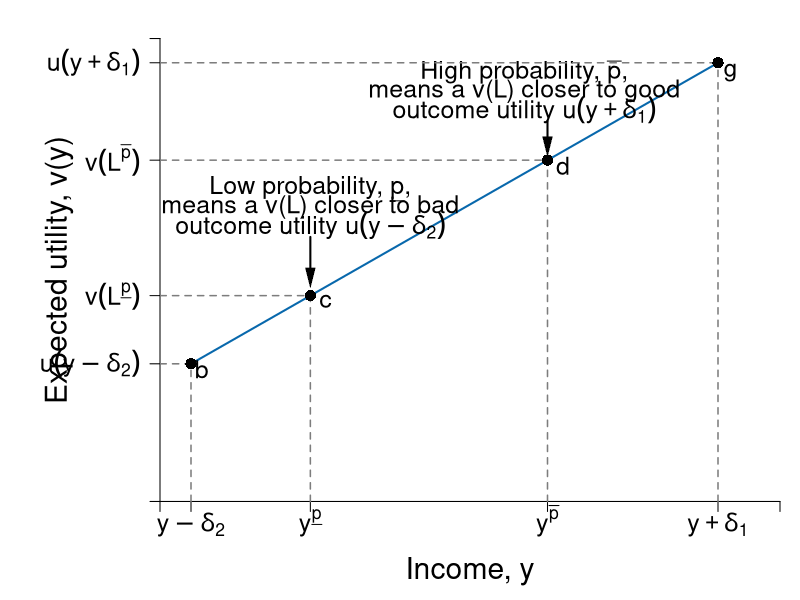

Write the R code that produced this figure.
#Graph Designer(s): Simon Halliday, Riley Boeth '17, Scott Cohn
#Authors: Bowles and Halliday
#Title: Coordination, Conflict and Competition: A Text in Microeconomics

library(shape)
pdf(file = "risk/risk_weighted_ave.pdf", width = 10, height = 8)

# Set parameters for graphics
axislabelsize <- 1.8
labelsize <- 1.5
namesize <- 1.8
annotatesize <- 1.5
graphlinewidth <- 2
segmentlinewidth <- 1.5

COL <- c("#7fc97f", "#beaed4", "#fdc086", "#ffff99", "#386cb0", "#f0027f", "#bf5b17", "#666666")
COLA <- c("#e0f3db", "#99d8c9","#66c2a4","#41ae76", "#238b45", "#005824")
COLB <- c("#c6dbef", "#4eb3d3", "#2b8cbe", "#0868ac","#084081")
COLC <- c("#fcfbfd", "#efedf5", "#dadaeb", "#bcbddc", "#9e9ac8", "#807dba", "#6a51a3", "#54278f", "#3f007d")
grays <- gray.colors(25, start = 1, end = 0)

#Edited the margins to cater for the larger LHS labels
par(mar =  c(4, 8, 1, 1))

#Concave utility of wealth function

ConcaveU <- function(x){
  (1600 - (x - 40)^2)^(1/2)
}

#Add limits on axes and levels of utility for each indifference curve
ylims <- c(0, 42)
xlims <- c(0, 40)

npts <- 501 
x <- seq(xlims[1], xlims[2], length.out = npts)
y <- seq(ylims[1], ylims[2], length.out = npts) 

plot(0, 0, xlim = xlims, ylim = ylims, type = "n",
     xlab = expression(paste("")),
     ylab = expression(paste("")), 
     xaxt = "n", 
     yaxt = "n", 
     cex.lab = axislabelsize, 
     bty = "n", 
     xaxs = "i" 
     #yaxs="i"
)

#x and y limits with plain axes without ticks/numbers to match previous graph

pointbx <- 9.7
pointcx <- 25

ticksy <- c(0, ConcaveU(2), ConcaveU(2) - (ConcaveU(36) - ConcaveU(2))/(36 - 2)*2 + pointbx*(ConcaveU(36) - ConcaveU(2))/(36 - 2), ConcaveU(2) - (ConcaveU(36) - ConcaveU(2))/(36 - 2)*2 + pointcx*(ConcaveU(36) - ConcaveU(2))/(36 - 2), ConcaveU(36), ylims[2])
ylabels <- c(NA, expression(paste(u(y - delta[2]))), expression(paste(v(L^underline(p)))), expression(paste(v(L^{bar(p)}))), expression(paste(u(y + delta[1]))), NA)
ticksx <- c(0, 2, pointbx, pointcx, 36, xlims[2])
xlabels <- c(NA, expression(paste(y - delta[2])), expression(paste(y^underline(p))), expression(paste(y^bar(p))), expression(paste(y + delta[1])), NA)

axis(1,at = ticksx,  pos = 0, labels = xlabels, cex.axis = labelsize)
axis(2,at = ticksy,  pos = 0, labels = ylabels, las = 1, cex.axis = labelsize)

npts <- 500 
xx1 <- seq(xlims[1], xlims[2], length.out = npts)
xx2 <- seq(0, xlims[2], length.out = npts)
xx3 <- seq(xlims[1], 0, length.out = npts)
xx4 <- seq(-11, 0, length.out = npts)

#Axis labels and draw linear utility function
mtext(expression(paste("Income, y")), side = 1, line = 2.5, cex = axislabelsize)
text(-6.5, 0.5*ylims[2], expression(paste("Expected utility, v(y)")), xpd = TRUE, cex = axislabelsize, srt = 90) 

#lines(xx1, ConcaveU(xx1, y), col = COLA[5], lwd = graphlinewidth)

#Add line from pt a to pt c

segments(2, ConcaveU(2), 36, ConcaveU(36), lty = 1, col = COLB[4] , lwd = graphlinewidth)

(ConcaveU(36) - ConcaveU(2))/(36 - 2)


#Label points on line

text(2.7, ConcaveU(2) - 0.5, expression(paste("b")), cex = labelsize)
segments(2, 0, 2, ConcaveU(2), lty = 2, col = grays[20], lwd = segmentlinewidth)
segments(0, ConcaveU(2), 2, ConcaveU(2), lty = 2, col = grays[20], lwd = segmentlinewidth)
points(2, ConcaveU(2), pch = 16, col = "black", cex = 1.5)



text(pointbx, 28.4 , expression(paste("Low probability, ", underline(p),",")), cex = labelsize)
text(pointbx, 26.7 , expression(paste("means a v(L) closer to bad")), cex = labelsize)
text(pointbx, 25 , expression(paste("outcome utility ", u(y - delta[2]))), cex = labelsize)
Arrows(pointbx, 24, pointbx, 20.3, col = "black", lty = 1, lwd = 2, code = 2, arr.type = "triangle", arr.lwd = 0.5)
text(pointbx + 1, ConcaveU(2) - (ConcaveU(36) - ConcaveU(2))/(36 - 2)*2 + pointbx*(ConcaveU(36) - ConcaveU(2))/(36 - 2) - 0.5, expression(paste("c")), cex = labelsize)
segments(0, ConcaveU(2) - (ConcaveU(36) - ConcaveU(2))/(36 - 2)*2 + pointbx*(ConcaveU(36) - ConcaveU(2))/(36 - 2), pointbx, ConcaveU(2) - (ConcaveU(36) - ConcaveU(2))/(36 - 2)*2 + pointbx*(ConcaveU(36) - ConcaveU(2))/(36 - 2), lty = 2, col = grays[20], lwd = segmentlinewidth)
segments(pointbx, 0, pointbx, ConcaveU(2) - (ConcaveU(36) - ConcaveU(2))/(36 - 2)*2 + pointbx*(ConcaveU(36) - ConcaveU(2))/(36 - 2), lty = 2, col = grays[20], lwd = segmentlinewidth)
points(pointbx, ConcaveU(2) - (ConcaveU(36) - ConcaveU(2))/(36 - 2)*2 + pointbx*(ConcaveU(36) - ConcaveU(2))/(36 - 2), pch = 16, col = "black", cex = 1.5)

text(pointcx - 1.5, 38.9 , expression(paste("High probability, ", bar(p), "," )), cex = labelsize)
text(pointcx - 1.5, 37.2 , expression(paste("means a v(L) closer to good")), cex = labelsize)
text(pointcx - 1.5, 35.5 , expression(paste("outcome utility ", u(y + delta[1]))), cex = labelsize)
Arrows(pointcx, 34.5, pointcx, 32.2, col = "black", lty = 1, lwd = 2, code = 2, arr.type = "triangle", arr.lwd = 0.5)

text(pointcx + 1, ConcaveU(2) - (ConcaveU(36) - ConcaveU(2))/(36 - 2)*2 + pointcx*(ConcaveU(36) - ConcaveU(2))/(36 - 2) - 0.5, expression(paste("d")), cex = labelsize)
segments(0, ConcaveU(2) - (ConcaveU(36) - ConcaveU(2))/(36 - 2)*2 + pointcx*(ConcaveU(36) - ConcaveU(2))/(36 - 2), pointcx, ConcaveU(2) - (ConcaveU(36) - ConcaveU(2))/(36 - 2)*2 + pointcx*(ConcaveU(36) - ConcaveU(2))/(36 - 2), lty = 2, col = grays[20], lwd = segmentlinewidth)
segments(pointcx, 0, pointcx, ConcaveU(2) - (ConcaveU(36) - ConcaveU(2))/(36 - 2)*2 + pointcx*(ConcaveU(36) - ConcaveU(2))/(36 - 2), lty = 2, col = grays[20], lwd = segmentlinewidth)
points(pointcx, ConcaveU(2) - (ConcaveU(36) - ConcaveU(2))/(36 - 2)*2 + pointcx*(ConcaveU(36) - ConcaveU(2))/(36 - 2), pch = 16, col = "black", cex = 1.5)


text(36.8, ConcaveU(36) - 0.9, expression(paste("g")), cex = labelsize)
segments(36, 0, 36, ConcaveU(36), lty = 2, col = grays[20], lwd = segmentlinewidth)
segments(0, ConcaveU(36), 36, ConcaveU(36), lty = 2, col = grays[20], lwd = segmentlinewidth)
points(36, ConcaveU(36), pch = 16, col = "black", cex = 1.5)


dev.off()
